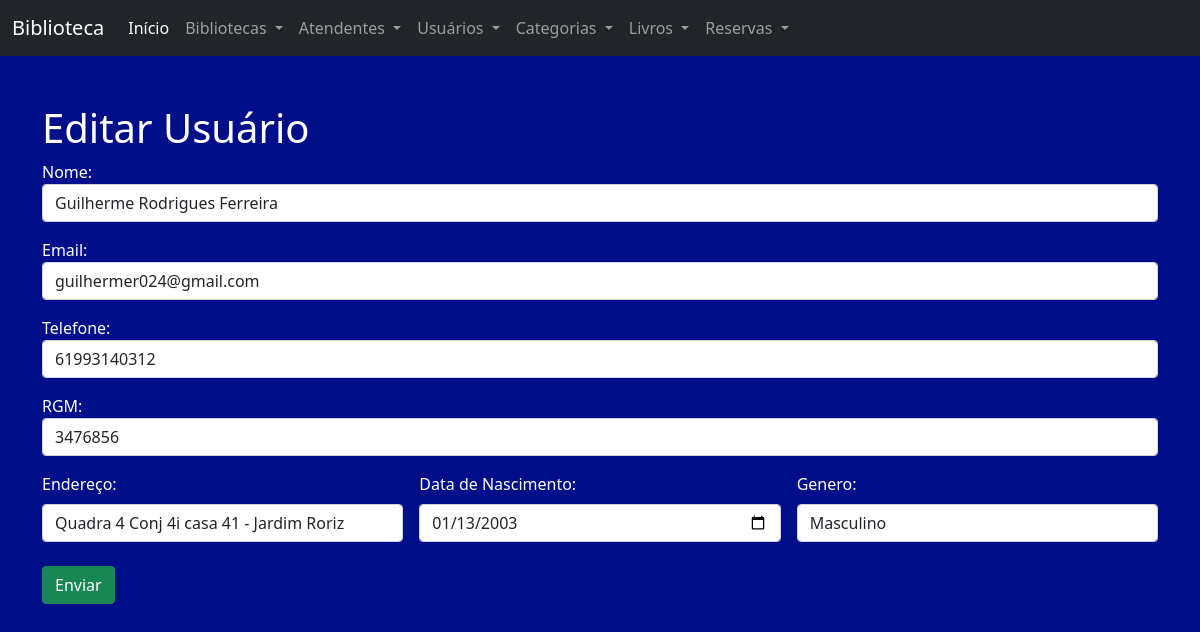
Page /?page=usuario-editar&id_aluno=3 on the committed database.
### tables this page shows
CREATE TABLE `aluno` (
  `id_aluno` int(10) UNSIGNED NOT NULL,
  `nome_aluno` varchar(100) DEFAULT NULL,
  `email_aluno` varchar(100) DEFAULT NULL,
  `fone_aluno` varchar(20) DEFAULT NULL,
  `rgm_aluno` varchar(10) DEFAULT NULL,
  `data_nasc_aluno` date DEFAULT NULL,
  `genero_aluno` varchar(10) DEFAULT NULL,
  `end_aluno` varchar(100) DEFAULT NULL
);

### pages/usuario-editar.php (the view, shortened to what this page needs)
<h1>Editar Usuário</h1>
<?php
$sql = 	"SELECT * FROM aluno WHERE id_aluno=".$_REQUEST['id_aluno'];
$resu = $conn->query($sql) or die($conn->error);
$row= $resu->fetch_object();
?>
<form class="row g-3" action="?page=usuario-salvar" method="POST">
  <div class="col-md-12">
    <label >Nome:</label>
    <input type="text" class="form-control" name="nome_aluno" value="<?php print $row->nome_aluno ?>">
  </div>
  <div class="col-md-12">
    <label>Email:</label>
    <input type="email" class="form-control" name="email_aluno" value="<?php print $row->email_aluno ?>">
  </div>
  <div class="col-12">
    <label>Telefone:</label>
    <input type="number" class="form-control" name="fone_aluno" value="<?php print $row->fone_aluno ?>">
  </div>
  <div class="col-12">
    <label>RGM:</label>
    <input type="number" class="form-control" name="rgm_aluno" value="<?php  print $row->rgm_aluno ?>" >
  </div>
  <div class="col">
    <label class="form-label">Endereço:</label>
    <input type="text" class="form-control" name="end_aluno" value="<?php print $row->end_aluno ?>">
  </div>
  <div class="col">
  	<label class="form-label">Data de Nascimento:</label>
  	<input type="date" class="form-control" name="data_nasc_aluno" value="<?php  print $row->data_nasc_aluno ?>">
  </div>
  <div class="col">
    <label class="form-label">Genero: </label>
    <input type="text" name="genero_aluno" class="form-control" value="<?php print $row->genero_aluno ?>">
  </div>
  <div class="mt-4">
    <button  type="submit" class="btn btn-success">Enviar</button>
  </div>
</form>

### index.php (style rules this page uses)
body { background-color: #000f89; color: #FFF; }

### rows in the picture
aluno: nome_aluno "Guilherme Rodrigues Ferreira", email_aluno "guilhermer024@gmail.com", fone_aluno "61993140312", rgm_aluno "3476856", end_aluno "Quadra 4 Conj 4i casa 41 - Jardim Roriz", data_nasc_aluno "01/13/2003", genero_aluno "Masculino"
